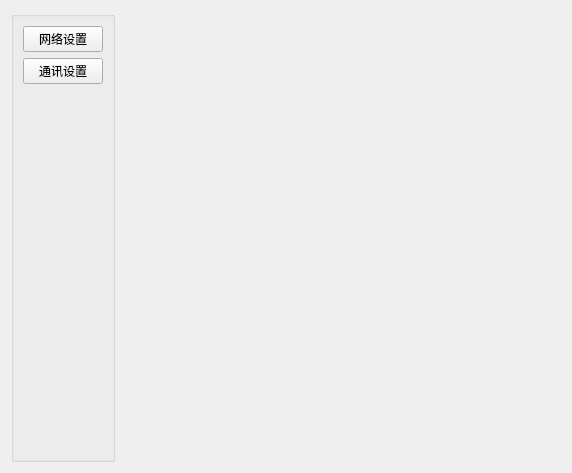
<?xml version="1.0" encoding="UTF-8"?>
<ui version="4.0">
 <class>CBASettingWidget</class>
 <widget class="QWidget" name="CBASettingWidget">
  <property name="geometry">
   <rect>
    <x>0</x>
    <y>0</y>
    <width>572</width>
    <height>473</height>
   </rect>
  </property>
  <property name="windowTitle">
   <string>设置</string>
  </property>
  <layout class="QHBoxLayout" name="horizontalLayout">
   <item>
    <widget class="QGroupBox" name="groupBox">
     <property name="title">
      <string/>
     </property>
     <layout class="QVBoxLayout" name="verticalLayout">
      <item>
       <widget class="QPushButton" name="neSetBtn">
        <property name="text">
         <string>网络设置</string>
        </property>
       </widget>
      </item>
      <item>
       <widget class="QPushButton" name="commSetBtn">
        <property name="text">
         <string>通讯设置</string>
        </property>
       </widget>
      </item>
      <item>
       <spacer name="verticalSpacer">
        <property name="orientation">
         <enum>Qt::Vertical</enum>
        </property>
        <property name="sizeHint" stdset="0">
         <size>
          <width>20</width>
          <height>374</height>
         </size>
        </property>
       </spacer>
      </item>
     </layout>
    </widget>
   </item>
   <item>
    <widget class="QStackedWidget" name="stackedWidget">
     <widget class="QWidget" name="page"/>
     <widget class="QWidget" name="page_2"/>
    </widget>
   </item>
  </layout>
 </widget>
 <resources/>
 <connections/>
</ui>
